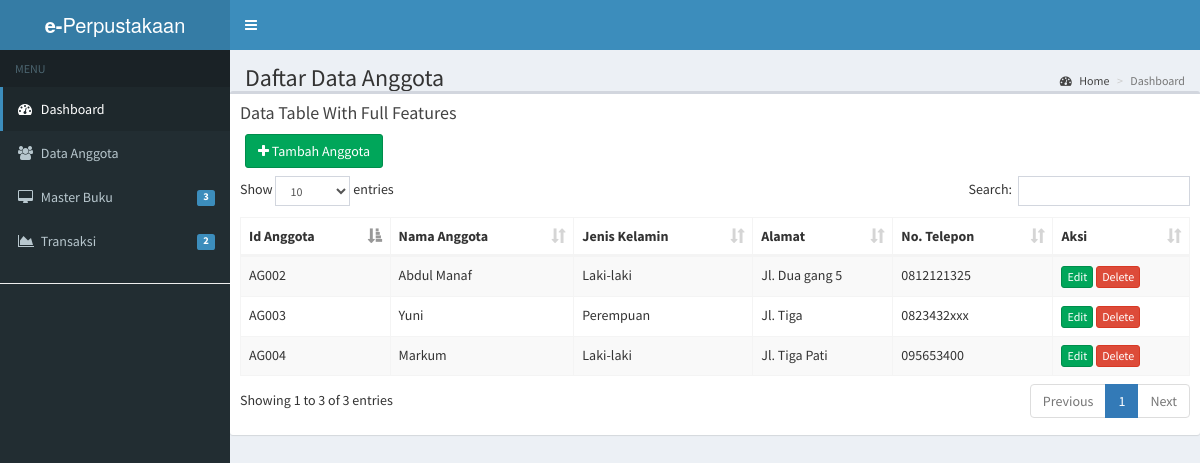
/index.php/anggota, run on the app's committed database.
### tables this page shows
CREATE TABLE `anggota` (
  `id_anggota` varchar(10) NOT NULL,
  `nama_anggota` varchar(50) NOT NULL,
  `jenis_kelamin` varchar(20) NOT NULL,
  `alamat` text NOT NULL,
  `no_telp` varchar(20) NOT NULL
);

### application/controllers/Anggota.php (called while the page is built, shortened)
<?php
class Anggota extends CI_Controller{
  public function __construct(){
    $this->load->model('anggota_model');
  }
  public function index(){
    $data['content'] = 'anggota/anggota';
    $data['title'] = 'Daftar Data Anggota';
    $data['anggota'] = $this->db->get('anggota')->result();
    $this->load->view('dashboard', $data);
  }
}

### index.php (called while the page is built, shortened)
<?php
require_once BASEPATH.'core/CodeIgniter.php';

### application/views/anggota/anggota.php (the view, shortened to what this page needs)
<div class="box">
  <div class="box-header">
    <h3 class="box-title">Data Table With Full Features</h3>
  </div>
  <div class="col-md-12" style="margin-bottom: 8px;">
    <a href="<?= base_url('anggota/tambahAnggota') ?>" class="btn btn-success"><i class="fa fa-plus"></i> Tambah Anggota</a>
  </div>
  <div class="box-body">
    <table id="example1" class="table table-bordered table-striped">
      <thead>
      <tr>
        <th>Id Anggota</th>
        <th>Nama Anggota</th>
        <th>Jenis Kelamin</th>
        <th>Alamat</th>
        <th>No. Telepon</th>
        <th>Aksi</th>
      </tr>
      </thead>
      <tbody>
      <?php foreach($anggota as $row): ?>
      <tr>
        <td><?= $row->id_anggota; ?></td>
        <td><?= $row->nama_anggota; ?></td>
        <td><?= $row->jenis_kelamin; ?></td>
        <td><?= $row->alamat; ?></td>
        <td><?= $row->no_telp; ?></td>
        <td>
          <a href="<?= base_url('anggota/edit/').$row->id_anggota; ?>" class="btn btn-success btn-xs">Edit</a>
          <a href="<?= base_url('anggota/delete/').$row->id_anggota; ?>" class="btn btn-danger btn-xs" onclick="return confirm('Yakin mau menghapus?')">Delete</a>
        </td>
      </tr>
      <?php endforeach; ?>
      </tbody>
    </table>
  </div>
</div>

### data on the page
anggota: id_anggota "AG002", nama_anggota "Abdul Manaf", jenis_kelamin "Laki-laki", alamat "Jl. Dua gang 5", no_telp "0812121325"
anggota: id_anggota "AG003", nama_anggota "Yuni", jenis_kelamin "Perempuan", alamat "Jl. Tiga", no_telp "0823432xxx"
anggota: id_anggota "AG004", nama_anggota "Markum", jenis_kelamin "Laki-laki", alamat "Jl. Tiga Pati", no_telp "095653400"

### other printed values
$title "Daftar Data Anggota"
